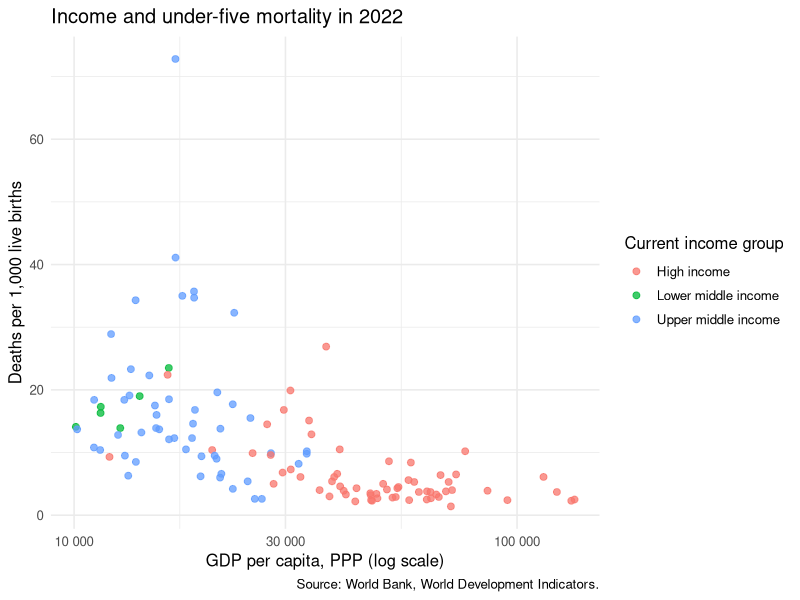
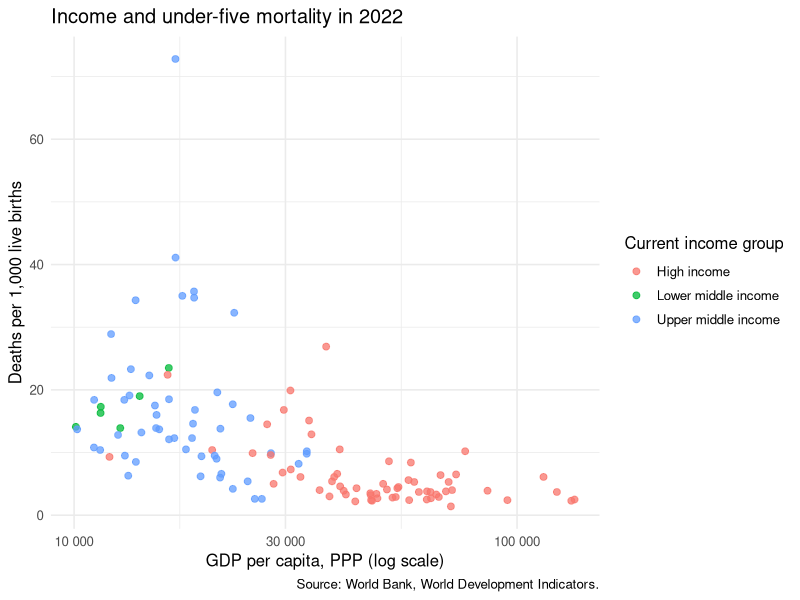

Reproduce these figures in R, in order.
# LESSON 4 WALKTHROUGH: FOUR QUESTIONS, ONE WORKFLOW -----------------------
# This script follows the order of the Lesson 4 slides. Run one section at a
# time in RStudio. The lab starter files use the same functions and objects.

# 1. Packages and files -----------------------------------------------------
# install.packages() is used once, only when a package is absent.
# library() attaches an installed package in the current R session.

library(tidyverse)

health <- read_csv("data/lesson-4/health-2022.csv", show_col_types = FALSE)

# Related readers include read_excel() for Excel workbooks and readRDS() for
# one saved R object. The file format determines the reader.

# 2. Inspect before transforming ------------------------------------------

glimpse(health)
names(health)
count(health, income_level_current)
summary(select(health, gdp_per_capita_ppp, under5_mortality))
n_distinct(health$iso3c)

# 3. Select, filter, arrange, and mutate -----------------------------------

health_focus <- health |>
  select(
    country,
    region,
    income_level_current,
    gdp_per_capita_ppp,
    under5_mortality
  ) |>
  filter(gdp_per_capita_ppp > 10000) |>
  mutate(log_income = log(gdp_per_capita_ppp)) |>
  arrange(desc(under5_mortality))

health_focus

# 4. Group and summarise ---------------------------------------------------

health_table <- health_focus |>
  group_by(income_level_current) |>
  summarise(
    economies = n(),
    median_income = median(gdp_per_capita_ppp),
    median_mortality = median(under5_mortality),
    .groups = "drop"
  ) |>
  arrange(median_mortality)

health_table

# 5. Make a figure ---------------------------------------------------------

health_figure <- ggplot(
  health_focus,
  aes(x = gdp_per_capita_ppp, y = under5_mortality,
      color = income_level_current)
) +
  geom_point(alpha = 0.75, size = 2) +
  scale_x_log10(labels = scales::label_number()) +
  labs(
    title = "Income and under-five mortality in 2022",
    x = "GDP per capita, PPP (log scale)",
    y = "Deaths per 1,000 live births",
    color = "Current income group",
    caption = "Source: World Bank, World Development Indicators."
  ) +
  theme_minimal(base_size = 12)

health_figure

# 6. Save a figure when the report needs a separate file ------------------

dir.create("outputs/lesson-4", recursive = TRUE, showWarnings = FALSE)
ggsave(
  "outputs/lesson-4/health-figure.png",
  health_figure,
  width = 8,
  height = 5,
  dpi = 200
)

# 7. Rendered reports ------------------------------------------------------
# Open materials/lesson-4-demo.qmd in RStudio. The document places prose and
# executable R chunks in one file. Click Render. Quarto reruns the chunks from
# a clean session, so a successful render is evidence that the brief contains
# the objects and steps it needs.

# 8. Plan the lab before asking an agent -----------------------------------
# For the selected track, write down:
#   - the unit and period;
#   - the variables required;
#   - the function sequence for the table;
#   - the mappings required for the figure;
#   - one claim the evidence could support;
#   - one claim the evidence could not support.

# After writing the table, figure, finding, and limitation, ask Codex to work
# read-only: reproduce the table, inspect the figure mappings, and challenge
# the most consequential statement. Independently verify one material claim
# before accepting, revising, or rejecting its recommendation.
